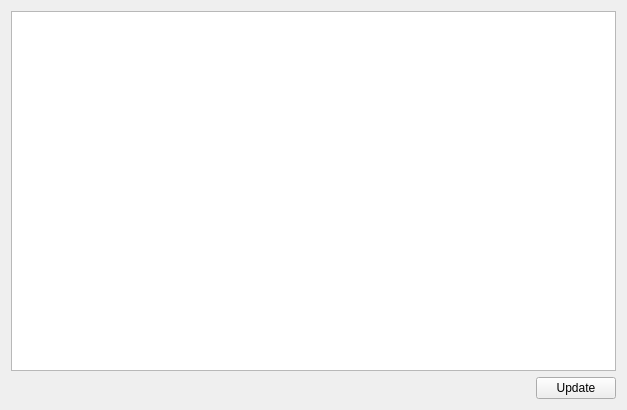
<?xml version="1.0" encoding="UTF-8"?>
<ui version="4.0">
 <class>DebugWindow</class>
 <widget class="QWidget" name="DebugWindow">
  <property name="geometry">
   <rect>
    <x>0</x>
    <y>0</y>
    <width>627</width>
    <height>410</height>
   </rect>
  </property>
  <property name="windowTitle">
   <string>Form</string>
  </property>
  <layout class="QVBoxLayout" name="verticalLayout">
   <item>
    <widget class="QTextBrowser" name="variableTextBrowser"/>
   </item>
   <item>
    <layout class="QHBoxLayout" name="horizontalLayout">
     <item>
      <spacer name="horizontalSpacer">
       <property name="orientation">
        <enum>Qt::Horizontal</enum>
       </property>
       <property name="sizeHint" stdset="0">
        <size>
         <width>40</width>
         <height>20</height>
        </size>
       </property>
      </spacer>
     </item>
     <item>
      <widget class="QPushButton" name="updateButton">
       <property name="text">
        <string>Update</string>
       </property>
      </widget>
     </item>
    </layout>
   </item>
  </layout>
 </widget>
 <resources/>
 <connections/>
</ui>
